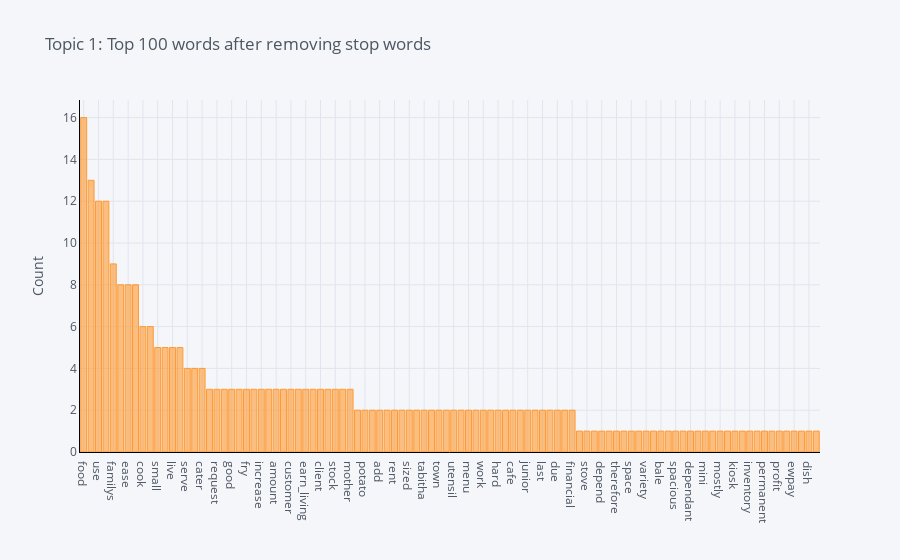

Write notebook code for a chart like this one.
### Code cell
plot_model(lda, plot = 'frequency', topic_num = 'Topic 1')

### Figure 1 — Plotly figure (JSON) as saved in the notebook; plotly's stock layout.template omitted (floating-point values rounded to 4 significant figures)
{"data": [{"marker": {"color": "rgba(255, 153, 51, 0.6)", "line": {"color": "rgba(255, 153, 51, 1.0)", "width": 1}}, "name": "count", "orientation": "v", "text": "", "type": "bar", "x": ["food", "expand", "use", "need", "familys", "meet", "ease", "money", "cook", "single_mother", "small", "premise", "live", "demand", "serve", "area", "cater", "pay", "request", "help", "good", "fund", "fry", "marry", "increase", "want", "amount", "high", "customer", "charcoal", "earn_living", "shoe", "client", "improve", "stock", "clothe", "mother", "operate", "potato", "necessary", "add", "renovate", "rent", "run", "sized", "supply", "tabitha", "time", "town", "traditional", "utensil", "well", "menu", "married", "work", "medium", "hard", "enough", "cafe", "budget", "junior", "employ", "last", "believe", "due", "life", "financial", "currently", "stove", "delivery", "depend", "choir", "therefore", "commit", "space", "candy", "variety", "vendor", "bale", "women", "spacious", "member", "dependant", "determine", "mini", "month", "mostly", "move", "kiosk", "new", "inventory", "intend", "permanent", "include", "profit", "group", "ewpay", "secondary", "dish", "shepherd"], "y": [16, 13, 12, 12, 9, 8, 8, 8, 6, 6, 5, 5, 5, 5, 4, 4, 4, 3, 3, 3, 3, 3, 3, 3, 3, 3, 3, 3, 3, 3, 3, 3, 3, 3, 3, 3, 3, 2, 2, 2, 2, 2, 2, 2, 2, 2, 2, 2, 2, 2, 2, 2, 2, 2, 2, 2, 2, 2, 2, 2, 2, 2, 2, 2, 2, 2, 2, 1, 1, 1, 1, 1, 1, 1, 1, 1, 1, 1, 1, 1, 1, 1, 1, 1, 1, 1, 1, 1, 1, 1, 1, 1, 1, 1, 1, 1, 1, 1, 1, 1]}], "layout": {"legend": {"bgcolor": "#F5F6F9", "font": {"color": "#4D5663"}}, "paper_bgcolor": "#F5F6F9", "plot_bgcolor": "#F5F6F9", "title": {"font": {"color": "#4D5663"}, "text": "Topic 1: Top 100 words after removing stop words"}, "xaxis": {"gridcolor": "#E1E5ED", "linecolor": "black", "showgrid": true, "tickfont": {"color": "#4D5663"}, "title": {"font": {"color": "#4D5663"}, "text": ""}, "zerolinecolor": "#E1E5ED"}, "yaxis": {"gridcolor": "#E1E5ED", "linecolor": "black", "showgrid": true, "tickfont": {"color": "#4D5663"}, "title": {"font": {"color": "#4D5663"}, "text": "Count"}, "zerolinecolor": "#E1E5ED"}}}
